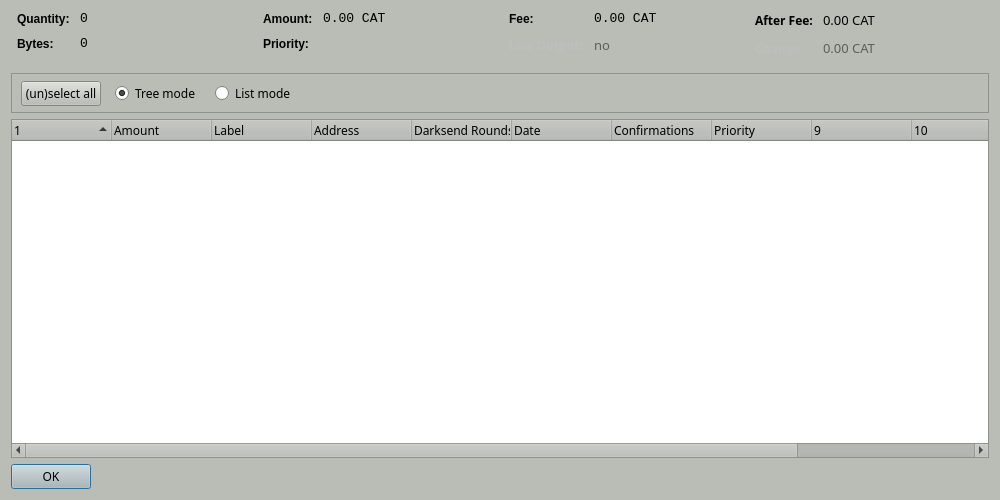
<?xml version="1.0" encoding="UTF-8"?>
<ui version="4.0">
 <class>CoinControlDialog</class>
 <widget class="QDialog" name="CoinControlDialog">
  <property name="geometry">
   <rect>
    <x>0</x>
    <y>0</y>
    <width>1000</width>
    <height>500</height>
   </rect>
  </property>
  <property name="palette">
   <palette>
    <active>
     <colorrole role="WindowText">
      <brush brushstyle="SolidPattern">
       <color alpha="255">
        <red>0</red>
        <green>0</green>
        <blue>0</blue>
       </color>
      </brush>
     </colorrole>
     <colorrole role="Button">
      <brush brushstyle="SolidPattern">
       <color alpha="255">
        <red>186</red>
        <green>189</green>
        <blue>182</blue>
       </color>
      </brush>
     </colorrole>
     <colorrole role="Light">
      <brush brushstyle="SolidPattern">
       <color alpha="255">
        <red>255</red>
        <green>255</green>
        <blue>255</blue>
       </color>
      </brush>
     </colorrole>
     <colorrole role="Midlight">
      <brush brushstyle="SolidPattern">
       <color alpha="255">
        <red>220</red>
        <green>222</green>
        <blue>218</blue>
       </color>
      </brush>
     </colorrole>
     <colorrole role="Dark">
      <brush brushstyle="SolidPattern">
       <color alpha="255">
        <red>93</red>
        <green>94</green>
        <blue>91</blue>
       </color>
      </brush>
     </colorrole>
     <colorrole role="Mid">
      <brush brushstyle="SolidPattern">
       <color alpha="255">
        <red>124</red>
        <green>126</green>
        <blue>121</blue>
       </color>
      </brush>
     </colorrole>
     <colorrole role="Text">
      <brush brushstyle="SolidPattern">
       <color alpha="255">
        <red>0</red>
        <green>0</green>
        <blue>0</blue>
       </color>
      </brush>
     </colorrole>
     <colorrole role="BrightText">
      <brush brushstyle="SolidPattern">
       <color alpha="255">
        <red>255</red>
        <green>255</green>
        <blue>255</blue>
       </color>
      </brush>
     </colorrole>
     <colorrole role="ButtonText">
      <brush brushstyle="SolidPattern">
       <color alpha="255">
        <red>0</red>
        <green>0</green>
        <blue>0</blue>
       </color>
      </brush>
     </colorrole>
     <colorrole role="Base">
      <brush brushstyle="SolidPattern">
       <color alpha="255">
        <red>255</red>
        <green>255</green>
        <blue>255</blue>
       </color>
      </brush>
     </colorrole>
     <colorrole role="Window">
      <brush brushstyle="SolidPattern">
       <color alpha="255">
        <red>186</red>
        <green>189</green>
        <blue>182</blue>
       </color>
      </brush>
     </colorrole>
     <colorrole role="Shadow">
      <brush brushstyle="SolidPattern">
       <color alpha="255">
        <red>0</red>
        <green>0</green>
        <blue>0</blue>
       </color>
      </brush>
     </colorrole>
     <colorrole role="AlternateBase">
      <brush brushstyle="SolidPattern">
       <color alpha="255">
        <red>220</red>
        <green>222</green>
        <blue>218</blue>
       </color>
      </brush>
     </colorrole>
     <colorrole role="ToolTipBase">
      <brush brushstyle="SolidPattern">
       <color alpha="255">
        <red>255</red>
        <green>255</green>
        <blue>220</blue>
       </color>
      </brush>
     </colorrole>
     <colorrole role="ToolTipText">
      <brush brushstyle="SolidPattern">
       <color alpha="255">
        <red>0</red>
        <green>0</green>
        <blue>0</blue>
       </color>
      </brush>
     </colorrole>
    </active>
    <inactive>
     <colorrole role="WindowText">
      <brush brushstyle="SolidPattern">
       <color alpha="255">
        <red>0</red>
        <green>0</green>
        <blue>0</blue>
       </color>
      </brush>
     </colorrole>
     <colorrole role="Button">
      <brush brushstyle="SolidPattern">
       <color alpha="255">
        <red>186</red>
        <green>189</green>
        <blue>182</blue>
       </color>
      </brush>
     </colorrole>
     <colorrole role="Light">
      <brush brushstyle="SolidPattern">
       <color alpha="255">
        <red>255</red>
        <green>255</green>
        <blue>255</blue>
       </color>
      </brush>
     </colorrole>
     <colorrole role="Midlight">
      <brush brushstyle="SolidPattern">
       <color alpha="255">
        <red>220</red>
        <green>222</green>
        <blue>218</blue>
       </color>
      </brush>
     </colorrole>
     <colorrole role="Dark">
      <brush brushstyle="SolidPattern">
       <color alpha="255">
        <red>93</red>
        <green>94</green>
        <blue>91</blue>
       </color>
      </brush>
     </colorrole>
     <colorrole role="Mid">
      <brush brushstyle="SolidPattern">
       <color alpha="255">
        <red>124</red>
        <green>126</green>
        <blue>121</blue>
       </color>
      </brush>
     </colorrole>
     <colorrole role="Text">
      <brush brushstyle="SolidPattern">
       <color alpha="255">
        <red>0</red>
        <green>0</green>
        <blue>0</blue>
       </color>
      </brush>
     </colorrole>
     <colorrole role="BrightText">
      <brush brushstyle="SolidPattern">
       <color alpha="255">
        <red>255</red>
        <green>255</green>
        <blue>255</blue>
       </color>
      </brush>
     </colorrole>
     <colorrole role="ButtonText">
      <brush brushstyle="SolidPattern">
       <color alpha="255">
        <red>0</red>
        <green>0</green>
        <blue>0</blue>
       </color>
      </brush>
     </colorrole>
     <colorrole role="Base">
      <brush brushstyle="SolidPattern">
       <color alpha="255">
        <red>255</red>
        <green>255</green>
        <blue>255</blue>
       </color>
      </brush>
     </colorrole>
     <colorrole role="Window">
      <brush brushstyle="SolidPattern">
       <color alpha="255">
        <red>186</red>
        <green>189</green>
        <blue>182</blue>
       </color>
      </brush>
     </colorrole>
     <colorrole role="Shadow">
      <brush brushstyle="SolidPattern">
       <color alpha="255">
        <red>0</red>
        <green>0</green>
        <blue>0</blue>
       </color>
      </brush>
     </colorrole>
     <colorrole role="AlternateBase">
      <brush brushstyle="SolidPattern">
       <color alpha="255">
        <red>220</red>
        <green>222</green>
        <blue>218</blue>
       </color>
      </brush>
     </colorrole>
     <colorrole role="ToolTipBase">
      <brush brushstyle="SolidPattern">
       <color alpha="255">
        <red>255</red>
        <green>255</green>
        <blue>220</blue>
       </color>
      </brush>
     </colorrole>
     <colorrole role="ToolTipText">
      <brush brushstyle="SolidPattern">
       <color alpha="255">
        <red>0</red>
        <green>0</green>
        <blue>0</blue>
       </color>
      </brush>
     </colorrole>
    </inactive>
    <disabled>
     <colorrole role="WindowText">
      <brush brushstyle="SolidPattern">
       <color alpha="255">
        <red>93</red>
        <green>94</green>
        <blue>91</blue>
       </color>
      </brush>
     </colorrole>
     <colorrole role="Button">
      <brush brushstyle="SolidPattern">
       <color alpha="255">
        <red>186</red>
        <green>189</green>
        <blue>182</blue>
       </color>
      </brush>
     </colorrole>
     <colorrole role="Light">
      <brush brushstyle="SolidPattern">
       <color alpha="255">
        <red>255</red>
        <green>255</green>
        <blue>255</blue>
       </color>
      </brush>
     </colorrole>
     <colorrole role="Midlight">
      <brush brushstyle="SolidPattern">
       <color alpha="255">
        <red>220</red>
        <green>222</green>
        <blue>218</blue>
       </color>
      </brush>
     </colorrole>
     <colorrole role="Dark">
      <brush brushstyle="SolidPattern">
       <color alpha="255">
        <red>93</red>
        <green>94</green>
        <blue>91</blue>
       </color>
      </brush>
     </colorrole>
     <colorrole role="Mid">
      <brush brushstyle="SolidPattern">
       <color alpha="255">
        <red>124</red>
        <green>126</green>
        <blue>121</blue>
       </color>
      </brush>
     </colorrole>
     <colorrole role="Text">
      <brush brushstyle="SolidPattern">
       <color alpha="255">
        <red>93</red>
        <green>94</green>
        <blue>91</blue>
       </color>
      </brush>
     </colorrole>
     <colorrole role="BrightText">
      <brush brushstyle="SolidPattern">
       <color alpha="255">
        <red>255</red>
        <green>255</green>
        <blue>255</blue>
       </color>
      </brush>
     </colorrole>
     <colorrole role="ButtonText">
      <brush brushstyle="SolidPattern">
       <color alpha="255">
        <red>93</red>
        <green>94</green>
        <blue>91</blue>
       </color>
      </brush>
     </colorrole>
     <colorrole role="Base">
      <brush brushstyle="SolidPattern">
       <color alpha="255">
        <red>186</red>
        <green>189</green>
        <blue>182</blue>
       </color>
      </brush>
     </colorrole>
     <colorrole role="Window">
      <brush brushstyle="SolidPattern">
       <color alpha="255">
        <red>186</red>
        <green>189</green>
        <blue>182</blue>
       </color>
      </brush>
     </colorrole>
     <colorrole role="Shadow">
      <brush brushstyle="SolidPattern">
       <color alpha="255">
        <red>0</red>
        <green>0</green>
        <blue>0</blue>
       </color>
      </brush>
     </colorrole>
     <colorrole role="AlternateBase">
      <brush brushstyle="SolidPattern">
       <color alpha="255">
        <red>186</red>
        <green>189</green>
        <blue>182</blue>
       </color>
      </brush>
     </colorrole>
     <colorrole role="ToolTipBase">
      <brush brushstyle="SolidPattern">
       <color alpha="255">
        <red>255</red>
        <green>255</green>
        <blue>220</blue>
       </color>
      </brush>
     </colorrole>
     <colorrole role="ToolTipText">
      <brush brushstyle="SolidPattern">
       <color alpha="255">
        <red>0</red>
        <green>0</green>
        <blue>0</blue>
       </color>
      </brush>
     </colorrole>
    </disabled>
   </palette>
  </property>
  <property name="windowTitle">
   <string>Coin Control</string>
  </property>
  <layout class="QVBoxLayout" name="verticalLayout">
   <item>
    <layout class="QHBoxLayout" name="horizontalLayoutTop" stretch="0,0,0,0">
     <property name="topMargin">
      <number>0</number>
     </property>
     <property name="bottomMargin">
      <number>10</number>
     </property>
     <item>
      <layout class="QFormLayout" name="formLayoutCoinControl1">
       <property name="horizontalSpacing">
        <number>10</number>
       </property>
       <property name="verticalSpacing">
        <number>10</number>
       </property>
       <property name="leftMargin">
        <number>6</number>
       </property>
       <property name="rightMargin">
        <number>6</number>
       </property>
       <item row="0" column="0">
        <widget class="QLabel" name="labelCoinControlQuantityText">
         <property name="styleSheet">
          <string notr="true">font-weight:bold;</string>
         </property>
         <property name="text">
          <string>Quantity:</string>
         </property>
        </widget>
       </item>
       <item row="0" column="1">
        <widget class="QLabel" name="labelCoinControlQuantity">
         <property name="font">
          <font>
           <family>Monospace</family>
           <pointsize>10</pointsize>
          </font>
         </property>
         <property name="cursor">
          <cursorShape>IBeamCursor</cursorShape>
         </property>
         <property name="contextMenuPolicy">
          <enum>Qt::ActionsContextMenu</enum>
         </property>
         <property name="text">
          <string notr="true">0</string>
         </property>
         <property name="textInteractionFlags">
          <set>Qt::LinksAccessibleByMouse|Qt::TextSelectableByKeyboard|Qt::TextSelectableByMouse</set>
         </property>
        </widget>
       </item>
       <item row="1" column="0">
        <widget class="QLabel" name="labelCoinControlBytesText">
         <property name="styleSheet">
          <string notr="true">font-weight:bold;</string>
         </property>
         <property name="text">
          <string>Bytes:</string>
         </property>
        </widget>
       </item>
       <item row="1" column="1">
        <widget class="QLabel" name="labelCoinControlBytes">
         <property name="font">
          <font>
           <family>Monospace</family>
           <pointsize>10</pointsize>
          </font>
         </property>
         <property name="cursor">
          <cursorShape>IBeamCursor</cursorShape>
         </property>
         <property name="contextMenuPolicy">
          <enum>Qt::ActionsContextMenu</enum>
         </property>
         <property name="text">
          <string notr="true">0</string>
         </property>
         <property name="textInteractionFlags">
          <set>Qt::LinksAccessibleByMouse|Qt::TextSelectableByKeyboard|Qt::TextSelectableByMouse</set>
         </property>
        </widget>
       </item>
      </layout>
     </item>
     <item>
      <layout class="QFormLayout" name="formLayoutCoinControl2">
       <property name="horizontalSpacing">
        <number>10</number>
       </property>
       <property name="verticalSpacing">
        <number>10</number>
       </property>
       <property name="leftMargin">
        <number>6</number>
       </property>
       <property name="rightMargin">
        <number>6</number>
       </property>
       <item row="0" column="0">
        <widget class="QLabel" name="labelCoinControlAmountText">
         <property name="styleSheet">
          <string notr="true">font-weight:bold;</string>
         </property>
         <property name="text">
          <string>Amount:</string>
         </property>
        </widget>
       </item>
       <item row="0" column="1">
        <widget class="QLabel" name="labelCoinControlAmount">
         <property name="font">
          <font>
           <family>Monospace</family>
           <pointsize>10</pointsize>
          </font>
         </property>
         <property name="cursor">
          <cursorShape>IBeamCursor</cursorShape>
         </property>
         <property name="contextMenuPolicy">
          <enum>Qt::ActionsContextMenu</enum>
         </property>
         <property name="text">
          <string notr="true">0.00 CAT</string>
         </property>
         <property name="textInteractionFlags">
          <set>Qt::LinksAccessibleByMouse|Qt::TextSelectableByKeyboard|Qt::TextSelectableByMouse</set>
         </property>
        </widget>
       </item>
       <item row="1" column="0">
        <widget class="QLabel" name="labelCoinControlPriorityText">
         <property name="styleSheet">
          <string notr="true">font-weight:bold;</string>
         </property>
         <property name="text">
          <string>Priority:</string>
         </property>
        </widget>
       </item>
       <item row="1" column="1">
        <widget class="QLabel" name="labelCoinControlPriority">
         <property name="font">
          <font>
           <family>Monospace</family>
           <pointsize>10</pointsize>
          </font>
         </property>
         <property name="cursor">
          <cursorShape>IBeamCursor</cursorShape>
         </property>
         <property name="contextMenuPolicy">
          <enum>Qt::ActionsContextMenu</enum>
         </property>
         <property name="text">
          <string/>
         </property>
         <property name="textInteractionFlags">
          <set>Qt::LinksAccessibleByMouse|Qt::TextSelectableByKeyboard|Qt::TextSelectableByMouse</set>
         </property>
        </widget>
       </item>
      </layout>
     </item>
     <item>
      <layout class="QFormLayout" name="formLayoutCoinControl3">
       <property name="horizontalSpacing">
        <number>10</number>
       </property>
       <property name="verticalSpacing">
        <number>10</number>
       </property>
       <property name="leftMargin">
        <number>6</number>
       </property>
       <property name="rightMargin">
        <number>6</number>
       </property>
       <item row="0" column="0">
        <widget class="QLabel" name="labelCoinControlFeeText">
         <property name="styleSheet">
          <string notr="true">font-weight:bold;</string>
         </property>
         <property name="text">
          <string>Fee:</string>
         </property>
        </widget>
       </item>
       <item row="0" column="1">
        <widget class="QLabel" name="labelCoinControlFee">
         <property name="font">
          <font>
           <family>Monospace</family>
           <pointsize>10</pointsize>
          </font>
         </property>
         <property name="cursor">
          <cursorShape>IBeamCursor</cursorShape>
         </property>
         <property name="contextMenuPolicy">
          <enum>Qt::ActionsContextMenu</enum>
         </property>
         <property name="text">
          <string notr="true">0.00 CAT</string>
         </property>
         <property name="textInteractionFlags">
          <set>Qt::LinksAccessibleByMouse|Qt::TextSelectableByKeyboard|Qt::TextSelectableByMouse</set>
         </property>
        </widget>
       </item>
       <item row="1" column="0">
        <widget class="QLabel" name="labelCoinControlLowOutputText">
         <property name="enabled">
          <bool>false</bool>
         </property>
         <property name="font">
          <font>
           <family>Sawasdee</family>
           <weight>75</weight>
           <bold>true</bold>
          </font>
         </property>
         <property name="styleSheet">
          <string notr="true">font-weight:bold;</string>
         </property>
         <property name="text">
          <string>Low Output:</string>
         </property>
        </widget>
       </item>
       <item row="1" column="1">
        <widget class="QLabel" name="labelCoinControlLowOutput">
         <property name="enabled">
          <bool>false</bool>
         </property>
         <property name="font">
          <font>
           <family>Sawasdee</family>
           <pointsize>10</pointsize>
          </font>
         </property>
         <property name="cursor">
          <cursorShape>IBeamCursor</cursorShape>
         </property>
         <property name="contextMenuPolicy">
          <enum>Qt::ActionsContextMenu</enum>
         </property>
         <property name="text">
          <string notr="true">no</string>
         </property>
         <property name="textInteractionFlags">
          <set>Qt::LinksAccessibleByMouse|Qt::TextSelectableByKeyboard|Qt::TextSelectableByMouse</set>
         </property>
        </widget>
       </item>
      </layout>
     </item>
     <item>
      <layout class="QFormLayout" name="formLayoutCoinControl4">
       <property name="horizontalSpacing">
        <number>10</number>
       </property>
       <property name="verticalSpacing">
        <number>10</number>
       </property>
       <property name="leftMargin">
        <number>6</number>
       </property>
       <property name="rightMargin">
        <number>6</number>
       </property>
       <item row="0" column="0">
        <widget class="QLabel" name="labelCoinControlAfterFeeText">
         <property name="font">
          <font>
           <family>Sawasdee</family>
           <weight>75</weight>
           <bold>true</bold>
          </font>
         </property>
         <property name="styleSheet">
          <string notr="true">font-weight:bold;</string>
         </property>
         <property name="text">
          <string>After Fee:</string>
         </property>
        </widget>
       </item>
       <item row="0" column="1">
        <widget class="QLabel" name="labelCoinControlAfterFee">
         <property name="font">
          <font>
           <family>Sawasdee</family>
           <pointsize>10</pointsize>
          </font>
         </property>
         <property name="cursor">
          <cursorShape>IBeamCursor</cursorShape>
         </property>
         <property name="contextMenuPolicy">
          <enum>Qt::ActionsContextMenu</enum>
         </property>
         <property name="text">
          <string notr="true">0.00 CAT</string>
         </property>
         <property name="textInteractionFlags">
          <set>Qt::LinksAccessibleByMouse|Qt::TextSelectableByKeyboard|Qt::TextSelectableByMouse</set>
         </property>
        </widget>
       </item>
       <item row="1" column="0">
        <widget class="QLabel" name="labelCoinControlChangeText">
         <property name="enabled">
          <bool>false</bool>
         </property>
         <property name="font">
          <font>
           <family>Sawasdee</family>
           <weight>75</weight>
           <bold>true</bold>
          </font>
         </property>
         <property name="styleSheet">
          <string notr="true">font-weight:bold;</string>
         </property>
         <property name="text">
          <string>Change:</string>
         </property>
        </widget>
       </item>
       <item row="1" column="1">
        <widget class="QLabel" name="labelCoinControlChange">
         <property name="enabled">
          <bool>false</bool>
         </property>
         <property name="font">
          <font>
           <family>Sawasdee</family>
           <pointsize>10</pointsize>
          </font>
         </property>
         <property name="cursor">
          <cursorShape>IBeamCursor</cursorShape>
         </property>
         <property name="contextMenuPolicy">
          <enum>Qt::ActionsContextMenu</enum>
         </property>
         <property name="text">
          <string notr="true">0.00 CAT</string>
         </property>
         <property name="textInteractionFlags">
          <set>Qt::LinksAccessibleByMouse|Qt::TextSelectableByKeyboard|Qt::TextSelectableByMouse</set>
         </property>
        </widget>
       </item>
      </layout>
     </item>
    </layout>
   </item>
   <item>
    <widget class="QFrame" name="frame">
     <property name="minimumSize">
      <size>
       <width>0</width>
       <height>40</height>
      </size>
     </property>
     <property name="font">
      <font>
       <family>Sawasdee</family>
      </font>
     </property>
     <property name="frameShape">
      <enum>QFrame::StyledPanel</enum>
     </property>
     <property name="frameShadow">
      <enum>QFrame::Sunken</enum>
     </property>
     <widget class="QWidget" name="horizontalLayoutWidget">
      <property name="geometry">
       <rect>
        <x>10</x>
        <y>0</y>
        <width>781</width>
        <height>41</height>
       </rect>
      </property>
      <property name="font">
       <font>
        <family>Sawasdee</family>
       </font>
      </property>
      <layout class="QHBoxLayout" name="horizontalLayoutPanel" stretch="0,0,0,0">
       <property name="spacing">
        <number>14</number>
       </property>
       <item>
        <widget class="QPushButton" name="pushButtonSelectAll">
         <property name="sizePolicy">
          <sizepolicy hsizetype="Maximum" vsizetype="Fixed">
           <horstretch>0</horstretch>
           <verstretch>0</verstretch>
          </sizepolicy>
         </property>
         <property name="font">
          <font>
           <family>Sawasdee</family>
          </font>
         </property>
         <property name="text">
          <string>(un)select all</string>
         </property>
        </widget>
       </item>
       <item>
        <widget class="QRadioButton" name="radioTreeMode">
         <property name="sizePolicy">
          <sizepolicy hsizetype="Maximum" vsizetype="Fixed">
           <horstretch>0</horstretch>
           <verstretch>0</verstretch>
          </sizepolicy>
         </property>
         <property name="font">
          <font>
           <family>Sawasdee</family>
          </font>
         </property>
         <property name="text">
          <string>Tree mode</string>
         </property>
         <property name="checked">
          <bool>true</bool>
         </property>
        </widget>
       </item>
       <item>
        <widget class="QRadioButton" name="radioListMode">
         <property name="sizePolicy">
          <sizepolicy hsizetype="Maximum" vsizetype="Fixed">
           <horstretch>0</horstretch>
           <verstretch>0</verstretch>
          </sizepolicy>
         </property>
         <property name="font">
          <font>
           <family>Sawasdee</family>
          </font>
         </property>
         <property name="text">
          <string>List mode</string>
         </property>
        </widget>
       </item>
       <item>
        <spacer name="horizontalSpacer">
         <property name="font">
          <font>
           <family>Sawasdee</family>
          </font>
         </property>
         <property name="orientation">
          <enum>Qt::Horizontal</enum>
         </property>
         <property name="sizeHint" stdset="0">
          <size>
           <width>40</width>
           <height>20</height>
          </size>
         </property>
        </spacer>
       </item>
      </layout>
     </widget>
    </widget>
   </item>
   <item>
    <widget class="CoinControlTreeWidget" name="treeWidget">
     <property name="font">
      <font>
       <family>Sawasdee</family>
      </font>
     </property>
     <property name="contextMenuPolicy">
      <enum>Qt::CustomContextMenu</enum>
     </property>
     <property name="sortingEnabled">
      <bool>false</bool>
     </property>
     <property name="columnCount">
      <number>12</number>
     </property>
     <attribute name="headerShowSortIndicator" stdset="0">
      <bool>true</bool>
     </attribute>
     <attribute name="headerStretchLastSection">
      <bool>false</bool>
     </attribute>
     <column>
      <property name="text">
       <string/>
      </property>
     </column>
     <column>
      <property name="text">
       <string>Amount</string>
      </property>
     </column>
     <column>
      <property name="text">
       <string>Label</string>
      </property>
     </column>
     <column>
      <property name="text">
       <string>Address</string>
      </property>
     </column>
     <column>
      <property name="text">
       <string>Darksend Rounds</string>
      </property>
     </column>
     <column>
      <property name="text">
       <string>Date</string>
      </property>
     </column>
     <column>
      <property name="text">
       <string>Confirmations</string>
      </property>
      <property name="toolTip">
       <string>Confirmed</string>
      </property>
     </column>
     <column>
      <property name="text">
       <string>Priority</string>
      </property>
     </column>
     <column>
      <property name="text">
       <string/>
      </property>
     </column>
     <column>
      <property name="text">
       <string/>
      </property>
     </column>
     <column>
      <property name="text">
       <string/>
      </property>
     </column>
     <column>
      <property name="text">
       <string/>
      </property>
     </column>
    </widget>
   </item>
   <item>
    <widget class="QDialogButtonBox" name="buttonBox">
     <property name="sizePolicy">
      <sizepolicy hsizetype="Maximum" vsizetype="Fixed">
       <horstretch>0</horstretch>
       <verstretch>0</verstretch>
      </sizepolicy>
     </property>
     <property name="font">
      <font>
       <family>Sawasdee</family>
      </font>
     </property>
     <property name="orientation">
      <enum>Qt::Horizontal</enum>
     </property>
     <property name="standardButtons">
      <set>QDialogButtonBox::Ok</set>
     </property>
    </widget>
   </item>
  </layout>
 </widget>
 <customwidgets>
  <customwidget>
   <class>CoinControlTreeWidget</class>
   <extends>QTreeWidget</extends>
   <header>coincontroltreewidget.h</header>
  </customwidget>
 </customwidgets>
 <resources/>
 <connections/>
</ui>
